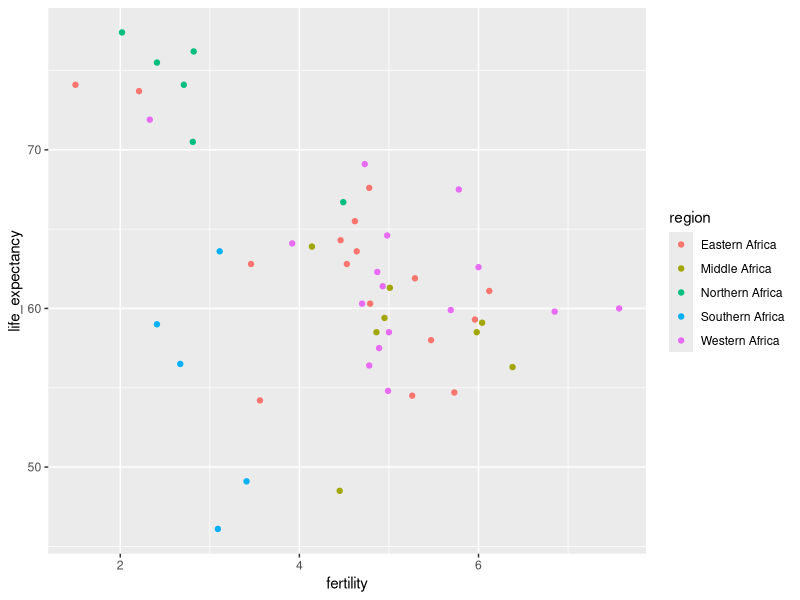
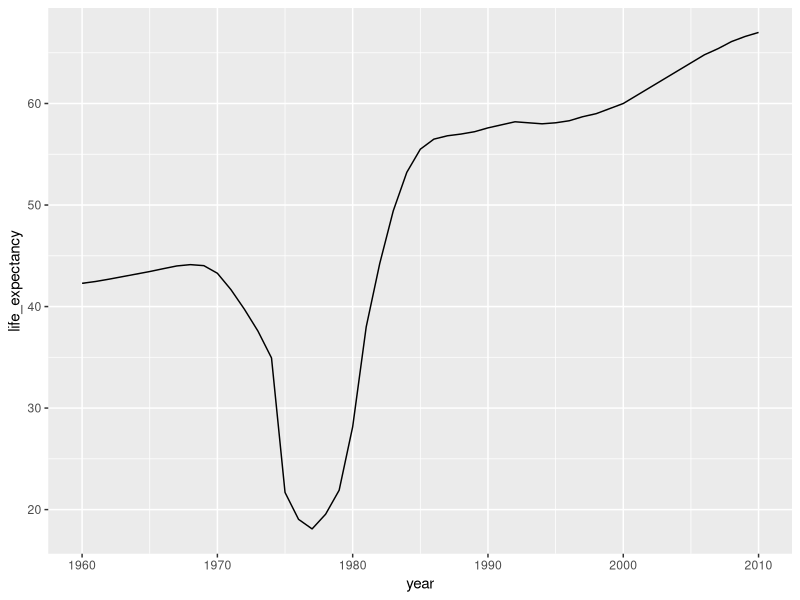
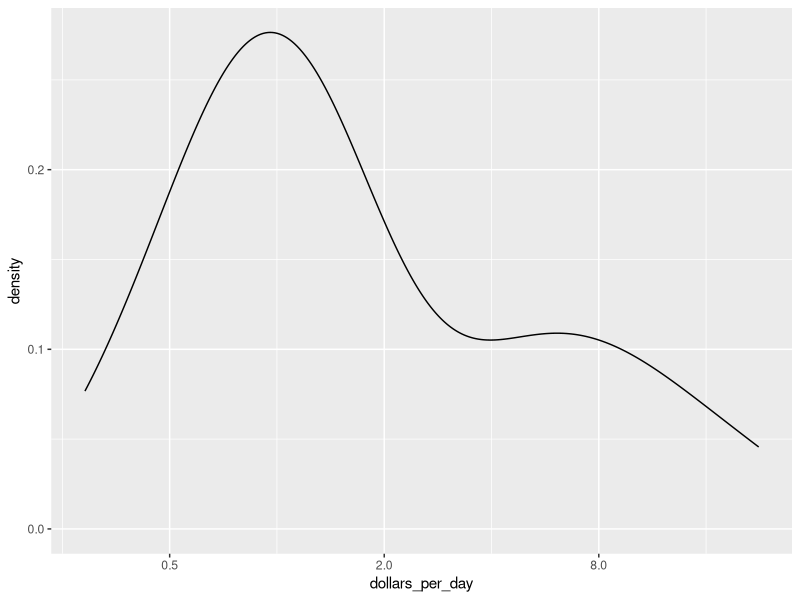
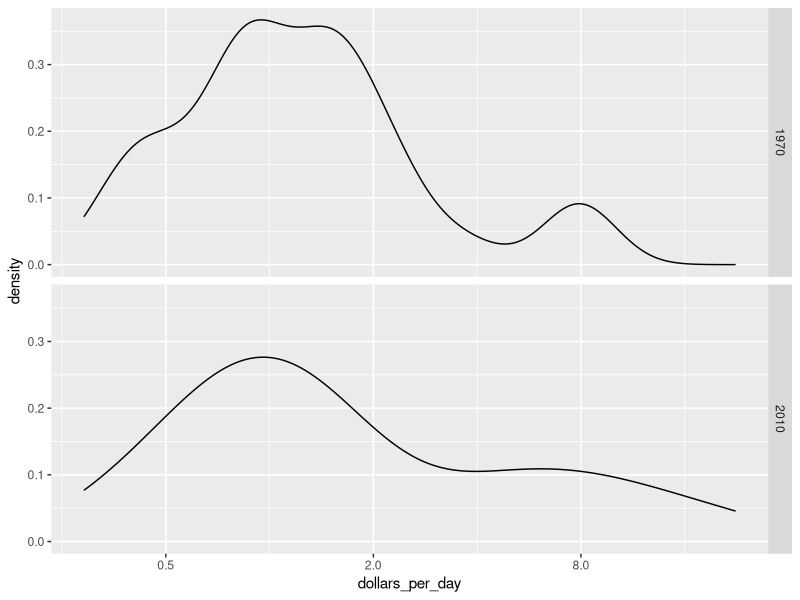
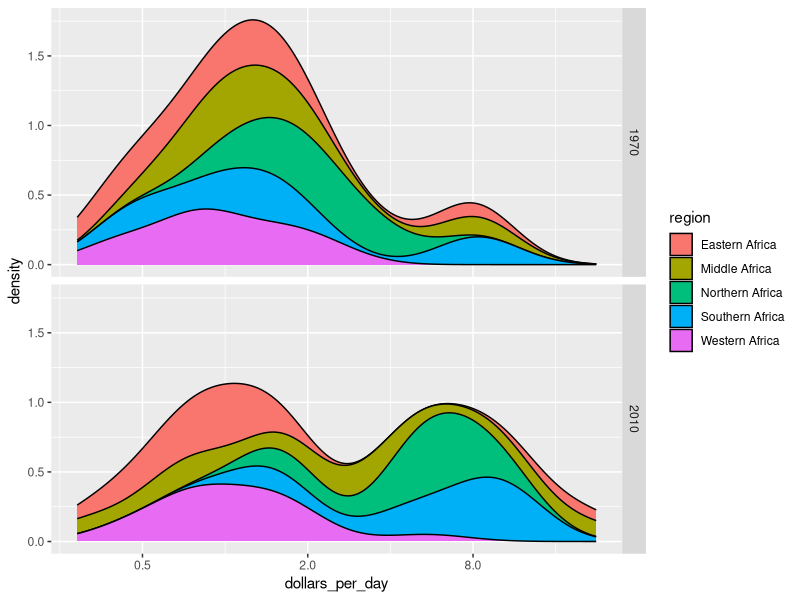
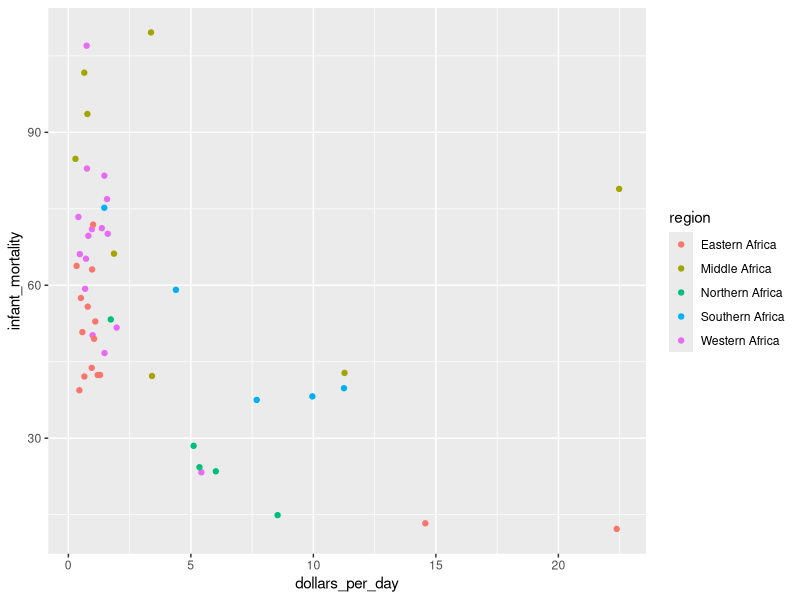
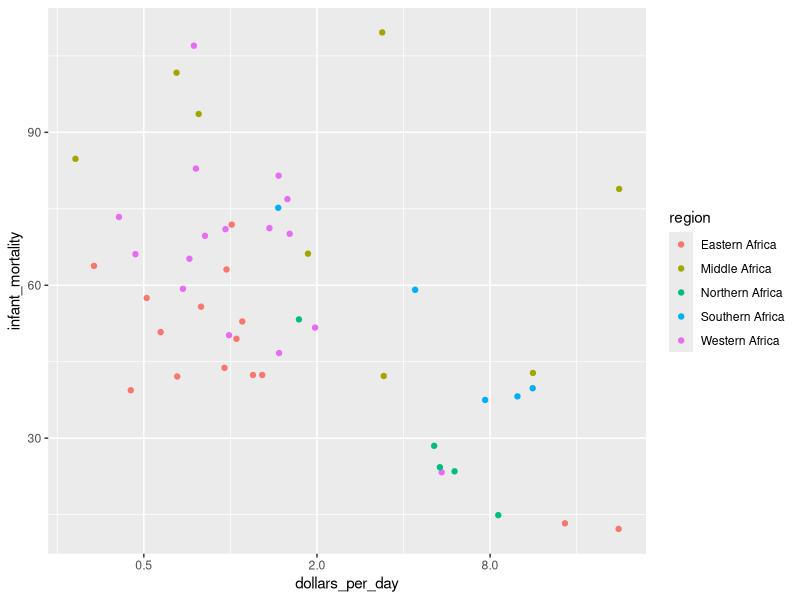
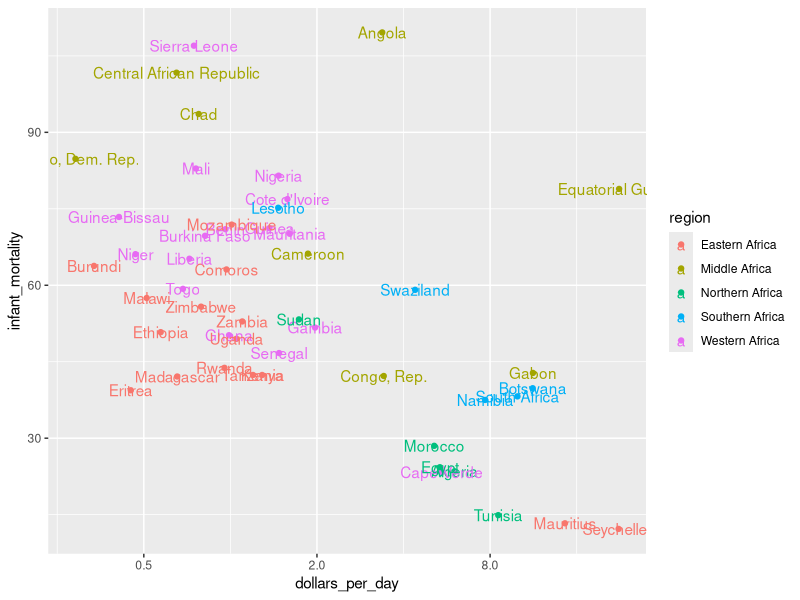

Write the R code that produced these figures, in order.
library(dplyr)
library(ggplot2)
library(dslabs)
data(gapminder)
## fill out the missing parts in filter and aes
gapminder %>% filter(continent == "Africa" & year == 2012) %>%
  ggplot(aes(fertility, life_expectancy,color = region)) +
  geom_point()

df <- gapminder %>% 
  filter(continent == "Africa" & year == 2012 &
           fertility <= 3 & life_expectancy >= 70) %>%
  select(country,region)

countries <- c("Vietnam", "United States")
years <- 1960:2010
tab <- gapminder %>% filter(country %in% countries & year %in% years)
# Exercise 5
p <- tab %>% ggplot(aes(year,life_expectancy,color = country)) + geom_line()

# Exercise 6. Life expectancy in Cambodia
gapminder %>% filter(country == "Cambodia" & year %in% 1960:2010) %>% ggplot(aes(year,life_expectancy)) + geom_line()

# Exercise 7. Dollars per day - part 1
daydollars <- gapminder %>%
  mutate(dollars_per_day = gdp/population/365) %>%
  filter(continent == "Africa" & year == 2010 & !is.na(gdp))

# Exercise 8. Dollars per day - part 2
daydollars %>% ggplot(aes(dollars_per_day)) + 
  geom_density() +
  scale_x_continuous(trans = "log2")

# Exercise 9. Dollars per day - part 3 - multiple density plots
daydollars <- gapminder %>%
  mutate(dollars_per_day = gdp/population/365) %>%
  filter(continent == "Africa" & year %in% c(1970,2010) & !is.na(gdp))
daydollars %>% ggplot(aes(dollars_per_day)) + 
  geom_density() +
  scale_x_continuous(trans = "log2") +
  facet_grid(year ~ .)

# Exercise 10. Dollars per day - part 4 - stacked density plot
daydollars %>% ggplot(aes(dollars_per_day, group = region, fill = region)) + 
  geom_density(bw = 0.5, position = "stack") +
  scale_x_continuous(trans = "log2") +
  facet_grid(year ~ .)

#Exercise 11. Infant mortality scatter plot - part 1
gapminder_Africa_2010 <- gapminder %>%
  mutate(dollars_per_day = gdp/population/365) %>%
  filter(continent == "Africa" & year == 2010 & !is.na(gdp))
gapminder_Africa_2010 %>% ggplot(aes(dollars_per_day, infant_mortality,  color = region)) +
  geom_point()
# Exercise 12. Infant mortality scatter plot - part 2 - logarithmic axis
gapminder_Africa_2010 %>% ggplot(aes(dollars_per_day, infant_mortality,  color = region)) +
  geom_point() + scale_x_continuous(trans = "log2")
# Exercise 13. Infant mortality scatter plot - part 3 - adding labels
gapminder_Africa_2010 %>% ggplot(aes(dollars_per_day, infant_mortality,  color = region,label = country)) +
  geom_point() + scale_x_continuous(trans = "log2") + 
  geom_text()
# Exercise 14. Infant mortality scatter plot - part 4 - comparison of scatter plots
gapminder %>%
  filter(continent == "Africa" & year %in% c(1970,2010) & !is.na(gdp) & !is.na(infant_mortality)) %>%
  mutate(dollars_per_day = gdp/population/365) %>% 
  ggplot(data = ,aes(dollars_per_day, infant_mortality,  color = region,label = country)) +
  geom_point() + scale_x_continuous(trans = "log2") + 
  geom_text() + facet_grid(year ~ .)
  
